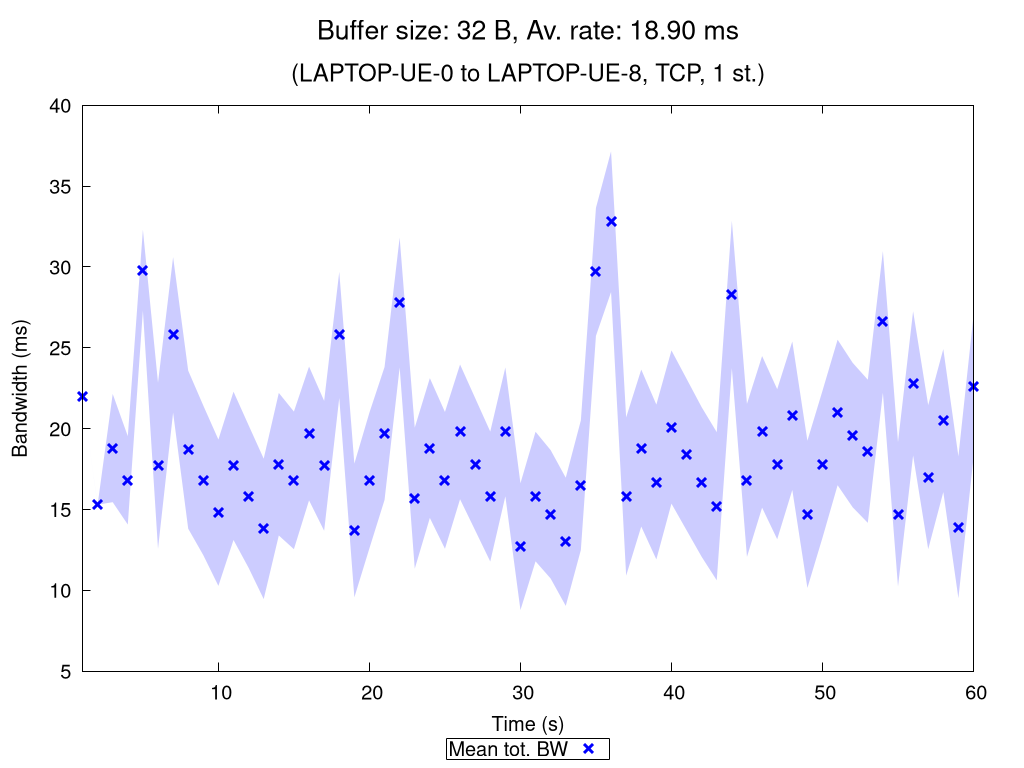

Write the gnuplot code that produced this figure.
set terminal pngcairo nocrop enhanced size 1024,768 font "Verdana,15"
set output "TCP_1_st_2020_11_05_16-22-26_one2two_00032B.png"

set title "{/=20 Buffer size: 32 B, Av. rate: 18.90 ms}\n\n{/=18 (LAPTOP-UE-0 to LAPTOP-UE-8, TCP, 1 st.)}"

set xlabel "Time (s)"
set ylabel "Bandwidth (ms)"
set ytics nomirror
set key bmargin center horizontal box samplen 1 width -1
set bmargin 4.6
set rmargin 4.5

rf = 1.0  # rate factor
set style fill transparent solid 0.2 noborder
set autoscale xfix
plot "TCP_1_st_2020_11_05_16-22-26_one2two_00032B_iperf_processed.dat" using 1:($2/rf-$3/rf):($2/rf+$3/rf) with filledcurves lc rgb "blue" notitle, \
     "" using 1:($2/rf) with points pt 2 ps 1.5 lw 3 lc rgb "blue" title "Mean tot. BW", \
